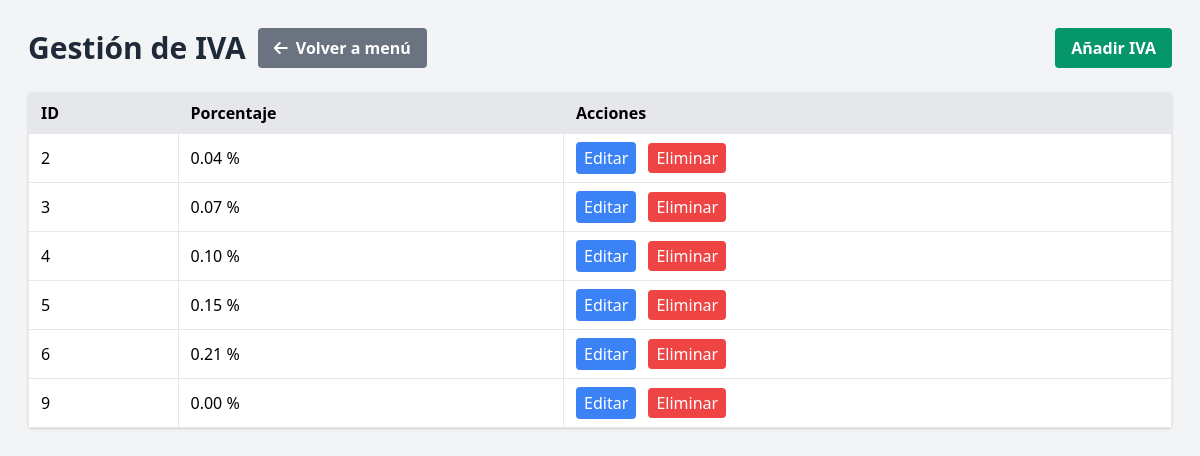
Page /iva.php on the committed database.
### tables this page shows
CREATE TABLE IF NOT EXISTS `iva` (
  `id` int(11) NOT NULL AUTO_INCREMENT,
  `porcentaje` decimal(5,2) DEFAULT NULL,
  `fecha_hora` timestamp NULL DEFAULT CURRENT_TIMESTAMP ON UPDATE CURRENT_TIMESTAMP,
  PRIMARY KEY (`id`)
);

### iva.php (the view, shortened to what this page needs)
<?php
$pdo = new PDO('mysql:host=localhost;dbname=facturassalt', 'root', '');
$pdo->exec("SET NAMES utf8mb4");
$registros = $pdo->query("SELECT * FROM iva ORDER BY id ASC")->fetchAll(PDO::FETCH_ASSOC);
?>
<!DOCTYPE html>
<html lang="es">
<head>
    <link href="https://cdn.jsdelivr.net/npm/tailwindcss@2.2.19/dist/tailwind.min.css" rel="stylesheet">
    <link rel="stylesheet" href="https://cdnjs.cloudflare.com/ajax/libs/font-awesome/6.4.0/css/all.min.css">
</head>
<body class="bg-gray-100 p-7" x-data="ivaCrud()">
    <div class="flex justify-between items-center mb-6">
        <div class="flex items-center space-x-3">
            <h1 class="text-3xl font-bold text-gray-800">Gestión de IVA</h1>
            <a href="index.php" class="bg-gray-500 text-white font-semibold px-4 py-2 rounded hover:bg-gray-600 flex items-center">
                <i class="fas fa-arrow-left mr-2"></i> Volver a menú
            </a>
        </div>
        <button
            @click="openModal()"
            class="bg-green-600 text-white font-semibold px-4 py-2 rounded hover:bg-green-700">
            Añadir IVA
        </button>
    </div>
    <div class="bg-white shadow rounded overflow-x-auto">
        <table class="min-w-full border text-left">
            <thead class="bg-gray-200">
                <tr>
                    <th class="px-3 py-2 border">ID</th>
                    <th class="px-3 py-2 border">Porcentaje</th>
                    <th class="px-3 py-2 border">Acciones</th>
                </tr>
            </thead>
            <tbody>
            <?php foreach ($registros as $row): ?>
                <tr>
                    <td class="border px-3 py-2"><?= $row['id'] ?></td>
                    <td class="border px-3 py-2"><?= htmlspecialchars($row['porcentaje']) ?> %</td>
                    <td class="border px-3 py-2">
                        <button
                            @click="openModal(
                                '<?= $row['id'] ?>',
                                '<?= htmlspecialchars($row['porcentaje'], ENT_QUOTES, 'UTF-8') ?>'
                            )"
                            class="bg-blue-500 text-white px-2 py-1 rounded hover:bg-blue-700">
                            Editar
                        </button>
                        <a href="?eliminar=<?= $row['id'] ?>"
                           class="bg-red-500 text-white px-2 py-1 rounded ml-2 hover:bg-red-700"
                           onclick="return confirm('¿Seguro que deseas eliminar este IVA?')">
                           Eliminar
                        </a>
                    </td>
                </tr>
            <?php endforeach ?>
            </tbody>
        </table>
    </div>
</body>
</html>

### rows in the picture
iva: id "2", porcentaje "0.04"
iva: id "3", porcentaje "0.07"
iva: id "4", porcentaje "0.10"
iva: id "5", porcentaje "0.15"
iva: id "6", porcentaje "0.21"
iva: id "9", porcentaje "0.00"
